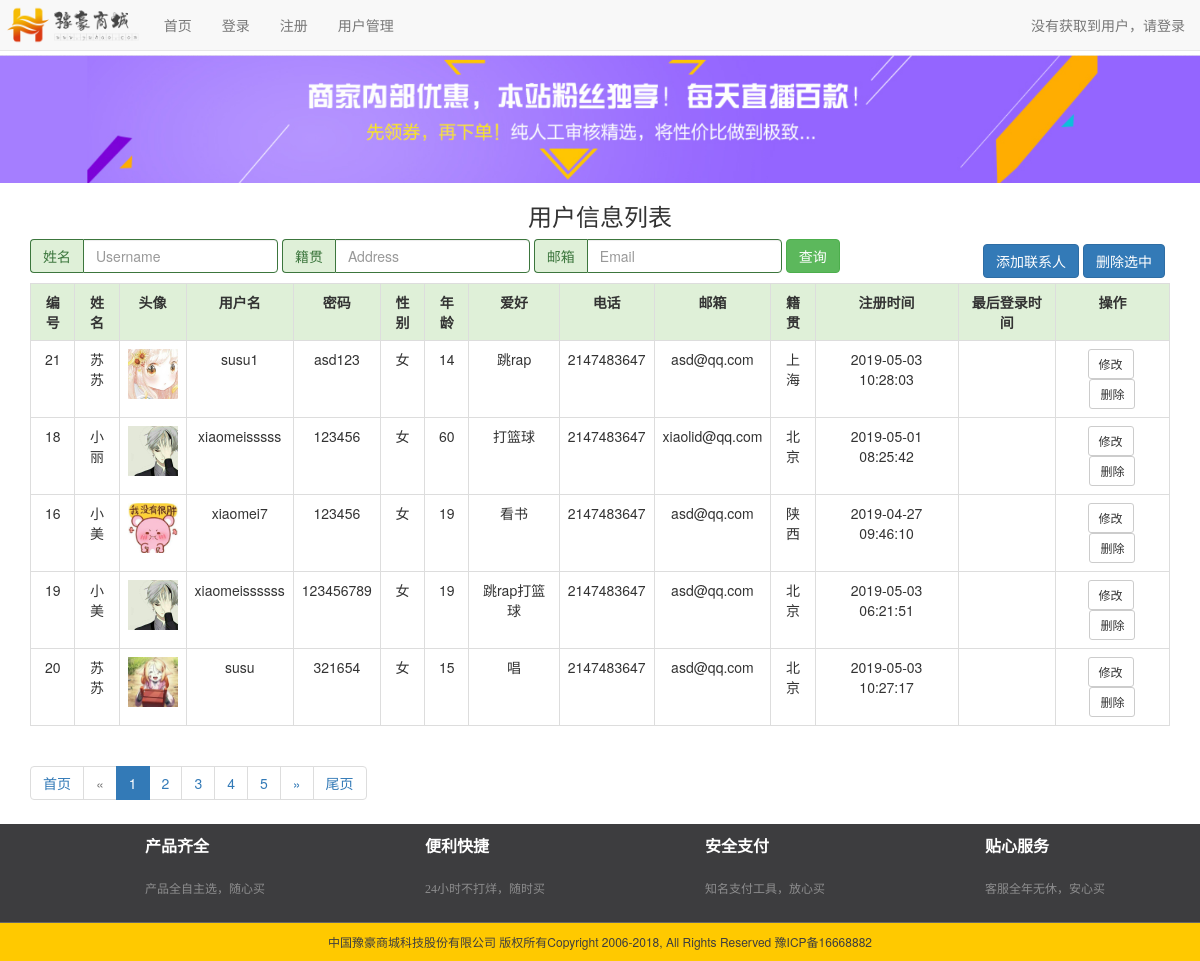
/qizhong/userlist.php, run on the app's committed database.
### tables this page shows
CREATE TABLE IF NOT EXISTS `user` (
  `id` int(8) NOT NULL AUTO_INCREMENT COMMENT '自增用户ID',
  `username` varchar(27) NOT NULL COMMENT '用户登录名',
  `password` varchar(27) NOT NULL COMMENT '用户登陆密码',
  `name` varchar(27) DEFAULT NULL COMMENT '用户名',
  `gender` varchar(2) DEFAULT NULL COMMENT '性别',
  `age` int(5) DEFAULT NULL COMMENT '年龄',
  `hobby` varchar(27) DEFAULT NULL COMMENT '爱好',
  `tel` varchar(17) DEFAULT NULL COMMENT '电话',
  `email` varchar(27) DEFAULT NULL COMMENT '邮箱',
  `adress` varchar(42) DEFAULT NULL COMMENT '地址',
  `photo` varchar(50) DEFAULT NULL COMMENT '头像路径',
  `registertime` datetime DEFAULT NULL COMMENT '注册时间',
  `lastlogintime` datetime DEFAULT NULL COMMENT '最后登录时间',
  PRIMARY KEY (`id`),
  UNIQUE KEY `id` (`id`),
  UNIQUE KEY `id_2` (`id`)
);

### qizhong/userlist.php (the view, shortened to what this page needs)
<!DOCTYPE html>
<html lang="zh-CN">
<head>
    <link href="css/bootstrap.min.css" rel="stylesheet">
    <link href="css/com.wyh.css" rel="stylesheet">
</head>
<body>
<?php
$pdo = new PDO("mysql:host=localhost;dbname=php", "root", "root");
$sql = "select * from user where 1 = 1 ";
$name="";$address="";$email="";
$data = $pdo->query($sql)->fetchAll();
$num = 5;
$count = count($data);
$w = ceil($count / $num);
$page = isset($_GET['page']) ? $_GET['page'] : 1;
$offset = ($page - 1) * $num;
$sql .= " limit $offset,{$num}";
$data = $pdo->query($sql)->fetchAll();
$p = ($page == 1) ? 0 : ($page - 1);
$n = ($page == $w) ? 0 : ($page + 1);
?>
<div class="container">
    <h3 style="text-align: center">用户信息列表</h3>
    <div style="float: left;">
        <form class="form-inline" action="#" method="get">
            <div class="input-group has-success">
                <span class="input-group-addon" id="basic-addon1">姓名</span>
                <input type="text" name="name" value="<?php echo $name ?>"  class="form-control" placeholder="Username" aria-describedby="basic-addon1">
            </div>
            <div class="input-group has-success">
                <span class="input-group-addon" id="basic-addon1">籍贯</span>
                <input type="text" name="address" value="<?php echo $address ?>" class="form-control" placeholder="Address" aria-describedby="basic-addon1">
            </div>
            <div class="input-group has-success">
                <span class="input-group-addon" id="basic-addon1">邮箱</span>
                <input type="text"  name="email" value="<?php echo $email ?>"  class="form-control" placeholder="Email" aria-describedby="basic-addon1">
            </div>
            <button type="submit" class="btn btn-success">查询</button>
        </form>
    </div>
    <div style="float: right;margin: 5px;">
        <a class="btn btn-primary" href="useradd.php">添加联系人</a>
        <a class="btn btn-primary" href="javascript:void(0);" id="delSelected">删除选中</a>
    </div>
    <table border="1" class="table table-bordered table-hover">
        <tr class="success">
            <th>编号</th>
            <th>姓名</th>
            <th>头像</th>
            <th>用户名</th>
            <th>密码</th>
            <th>性别</th>
            <th>年龄</th>
            <th>爱好</th>
            <th>电话</th>
            <th>邮箱</th>
            <th>籍贯</th>
            <th>注册时间</th>
            <th>最后登录时间</th>
            <th>操作</th>
        </tr>
        <?php foreach ($data as $row): ?>
        <tr>
            <td><?php echo $row["id"] ; ?></td>
            <td><?php echo $row["name"] ; ?></td>
            <td><img src="photo/<?php echo $row["photo"]?>" class="imgphoto"/></td>
            <td><?php echo $row['username']; ?></td>
            <td><?php echo $row["password"]; ?></td>
            <td><?php echo $row["gender"]; ?></td>
            <td><?php echo $row["age"]; ?></td>
            <td><?php echo $row["hobby"]; ?></td>
            <td><?php echo $row["tel"]; ?></td>
            <td><?php echo $row["email"]; ?></td>
            <td><?php echo $row["adress"]; ?></td>
            <td><?php echo $row["registertime"]; ?></td>
            <td><?php echo $row["lastlogintime"]; ?></td>
            <td>
                <a class="btn btn-default btn-sm" href="userupdate.php?id=<?php echo $row["id"] ?>">修改</a>&nbsp;
                <a class="btn btn-default btn-sm" href="javascript:deleteUser(<?php echo $row["id"] ?>)">删除</a>
            </td>
            </tr>
        <?php endforeach; ?>
    </table>
    <nav aria-label="Page navigation">
        <ul class="pagination">
            <?php
            echo "<li><a href='userlist.php?page=1&name=$name&address=$address&email=$email'>首页</a></li>";
            if ($p==0){
                echo " <li class=\"disabled\"><a href='userlist.php?page=1&name=$name&address=$address&email=$email' aria-label=\"Previous\">  <span aria-hidden=\"true\">&laquo;</span>
                  </a>
             </li>";
            }else{
                echo  " <li ><a href='userlist.php?page={$p}&name=$name&address=$address&email=$email' aria-label=\"Previous\">  <span aria-hidden=\"true\">&laquo;</span>
                  </a>
             </li>";
            }
            ?>
            <?php
            for($i=1;$i<=$w;$i++){
                if($i==$page){
                    echo "<li class=\"active\"><a href='userlist.php?page={$i}&name=$name&address=$address&email=$email'>$i</a></li>";
                }else{
                    echo "<li><a href='userlist.php?page={$i}&name=$name&address=$address&email=$email'>$i</a></li>";
                }
            }
            ?>
            <?php
            if ($p==$w-1){
                echo " <li class=\"disabled\"><a href='userlist.php?page={$w}&name=$name&address=$address&email=$email' aria-label=\"Previous\">  <span aria-hidden=\"true\">&raquo;</span>
                  </a>
             </li>";
            }else{
                echo  " <li ><a href='userlist.php?page={$n}&name=$name&address=$address&email=$email' aria-label=\"Previous\">  <span aria-hidden=\"true\">&raquo;</span>
                  </a>
             </li>";
            }
           echo "<li><a href='userlist.php?page=$w&name=$name&address=$address&email=$email'>尾页</a></li>";
            ?>
        </ul>
    </nav>
</div>
</body>
</html>

### qizhong/css/com.wyh.css (style rules this page uses)
body { padding-top: 55px; }
#footer { width: 100%; background: #3d3d3f; }
.footimg { overflow: hidden; margin: 0 auto; border-bottom: solid 1px #666; padding: 10px 85px; font-family: '微软雅黑'; }
.footimg dl { float: left; margin-bottom: 0; }
.footimg dd { margin: 4px 100px 0 60px; }
.footimg h1 { font-size: 16px; color: #fff; font-weight: bold; margin: 0; }
.footimg h2 { font-size: 12px; color: #8d8d8e; line-height: 26px; }
.foottext { width: 100%; height: 38px; line-height: 38px; background: #ffc900; color: #3d3d3f; text-align: center; font-size: 12px; }

### qizhong/userlist.php (style rules this page uses)
td, th { text-align: center; }
.imgphoto { height: 50px; width: 50px; }

### data on the page
user: id "21", name "苏苏", photo (picture), username "susu1", password "asd123", gender "女", age "14", hobby "跳rap", tel "2147483647", email "asd@qq.com", adress "上海", registertime "2019-05-03 10:28:03"
user: id "18", name "小丽", photo (picture), username "xiaomeisssss", password "123456", gender "女", age "60", hobby "打篮球", tel "2147483647", email "xiaolid@qq.com", adress "北京", registertime "2019-05-01 08:25:42"
user: id "16", name "小美", photo (picture), username "xiaomei7", password "123456", gender "女", age "19", hobby "看书", tel "2147483647", email "asd@qq.com", adress "陕西", registertime "2019-04-27 09:46:10"
user: id "19", name "小美", photo (picture), username "xiaomeissssss", password "123456789", gender "女", age "19", hobby "跳rap打篮球", tel "2147483647", email "asd@qq.com", adress "北京", registertime "2019-05-03 06:21:51"
user: id "20", name "苏苏", photo (picture), username "susu", password "321654", gender "女", age "15", hobby "唱", tel "2147483647", email "asd@qq.com", adress "北京", registertime "2019-05-03 10:27:17"
